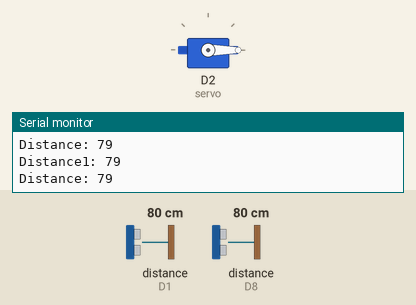
Recording of a sketch running on a simulated ESP8266 (NodeMCU). Shown: servo, the last lines printed to the serial monitor. Wiring (inferred from the names in the program): 2 × ultrasonic range finder: trigger D7, echo D8 / trigger D0, echo D1. The inputs (shaded band) are chosen by the test bench; at power-on: distance to the obstacle (sensors on D8, D1) 80 cm. The echo pulse lasts 58.3 µs per cm.

Above: at 1.3 s.
1.4 s: distance to the obstacle (sensor on D8) set to 10 cm
2.9 s: distance to the obstacle (sensor on D8) set to 7 cm
At 3.5 s:
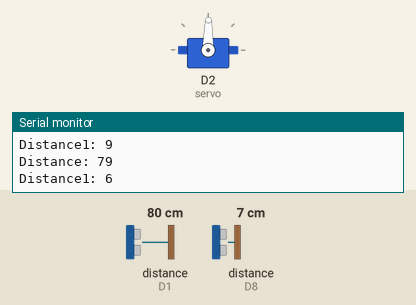
At 5.1 s:
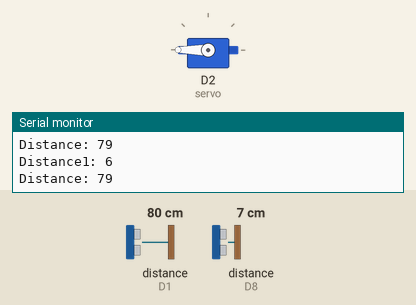
Timing chart, 0 to 6.6 s (numbered marks = the images above; inputs shaded):
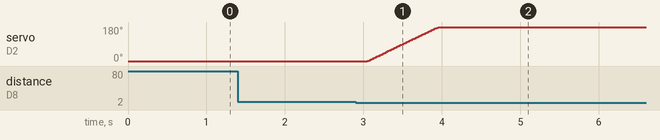

Measured:
- the behaviour switches between 9 and 8 cm on distance to the obstacle (sensor on D8) (found by bisection; images 0 and 1)
- after the input at 2.9 s, servo on D2 (servo): moves from 0° to 180° over 0.90 s, starting after 0.15 s

The sketch:

ClkDis.ino
```cpp
const int trigPin = D0;
const int echoPin = D1;
#include <Servo.h>
Servo servo;
const int trigPin1 = D7;
const int echoPin1 = D8;

long duration;
int distance;
int K = 1;
int P = 1;
int M = 1;

long duration1;
int distance1;
void setup() {
  pinMode(trigPin, OUTPUT);
  pinMode(echoPin, INPUT);
  pinMode(trigPin1, OUTPUT);
  pinMode(echoPin1, INPUT);
  servo.attach(D2);
  servo.write(0);
  Serial.begin(9600);
}
void loop() {
  digitalWrite(trigPin, LOW);
  delayMicroseconds(2);
  digitalWrite(trigPin, HIGH);
  delayMicroseconds(10);
  digitalWrite(trigPin, LOW);
  duration = pulseIn(echoPin, HIGH);
  distance = duration * 0.034 / 2;
  Serial.print("Distance: ");
  Serial.println(distance);
  delay(500);
  digitalWrite(trigPin1, LOW);
  delayMicroseconds(2);
  digitalWrite(trigPin1, HIGH);
  delayMicroseconds(10);
  digitalWrite(trigPin1, LOW);
  duration1 = pulseIn(echoPin1, HIGH);
  distance1 = duration1 * 0.034 / 2;
  Serial.print("Distance1: ");
  Serial.println(distance1);
  if(((distance >= 9)&&(distance <=11))&&(K == 1)){
    M++;
    K--;
  }
   if(((distance1 >= 5)&&(distance1 <=7))&&(P == 1)){
    M++;
    P--;
  }
  if(M == 2){
    for (int pos = 0; pos <= 180; pos += 1) {
    servo.write(pos);
    delay(5);
  }
      M = M - 2;
  }

}
```
